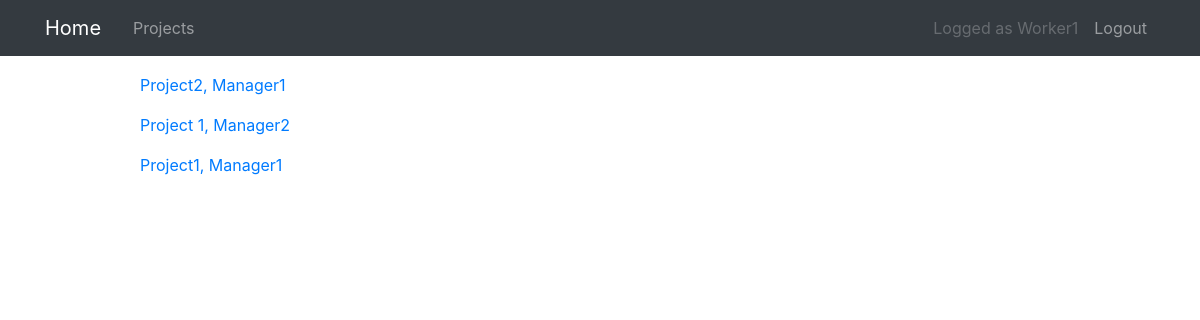
Screenshot of /projects/ (signed in) with the database file from the repository.
### projects/models.py (models this page shows, shortened)
class Project(models.Model):
    title = models.CharField(max_length=100)
    description = models.TextField()
    manager = models.ForeignKey(
        User, on_delete=models.CASCADE, related_name="manager_project_set"
    )
    worker = models.ManyToManyField(User, related_name="worker_project_set")
    def __str__(self):
        return f"{self.title}, {self.manager}"

### projects/views.py (the view)
# urls.py: path("projects/", MyProjectsListView.as_view(), name="project-list"),
class MyProjectsListView(
    LoginRequiredMixin, PermissionRequiredMixin, ListView
):
    template_name = "projects/project_list"
    context_object_name = "projects"
    def get_queryset(self):
        user = get_object_or_404(User, id=self.request.user.id)
        queryset = Project.objects.filter(manager=user)
        if len(queryset) == 0:
            queryset = Project.objects.filter(worker=user)
        return queryset
    permission_required = "projects.view_project"

### projects/templates/projects/project_list.html
{% extends "projects/base.html" %}
{% block content %}
{% for project in projects %}
<p>
    <a href="{% url 'project-detail' project.pk %}">{{ project }} </a>
</p>
{% endfor %}
{% endblock content %}

### projects/templates/projects/base.html (shortened to what this page needs)
{% load static %}
<!DOCTYPE html>
<html>
<head>
  <link rel="stylesheet" href="https://maxcdn.bootstrapcdn.com/bootstrap/4.0.0/css/bootstrap.min.css"
>
  <link rel="stylesheet" type="text/css" href="{% static 'projects/main.css' %}">
</head>
<body>
  <header>
    <nav class="navbar navbar-expand-md navbar-dark bg-dark">
      <div class="container">
        <a class="navbar-brand mr-4" href="{% url 'project-home' %}">Home</a>
        <div class="collapse navbar-collapse" id="navbarToggle">
          <div class="navbar-nav mr-auto">
            {% if user.is_authenticated %}
            {% if perms.projects.view_project %}
            {% if not request.user.is_staff %}
            <a class="nav-item nav-link" href="{% url 'project-list' %}">Projects</a>
            {% endif %}
            {% endif %}
            {% endif %}
          </div>
          <div class="navbar-nav">
            {% if user.is_authenticated %}
            <a class="nav-link disabled" href="#">Logged as {{ user.username }}</a>
            <a class="nav-item nav-link" href="{% url 'logout' %}">Logout</a>
            {% else %}
            <a class="nav-item nav-link" href="{% url 'login' %}">Login</a>
            {% endif %}
          </div>
        </div>
      </div>
    </nav>
  </header>
  <main class="container">
    <div class="row">
      <div class="col-1">
      </div>
      <div class="col-10">
        {% block content %}{% endblock %}
      </div>
      <div class="col-1"></div>
    </div>
  </main>
</body>
</html>

### projects/static/projects/main.css (style rules this page uses)
.navbar { margin-bottom: 2ex; }

### rows the page displays
Project: title+manager "Project2, Manager1"
Project: title+manager "Project 1, Manager2"
Project: title+manager "Project1, Manager1"

### other values shown
{{ user.username }} "Worker1"
